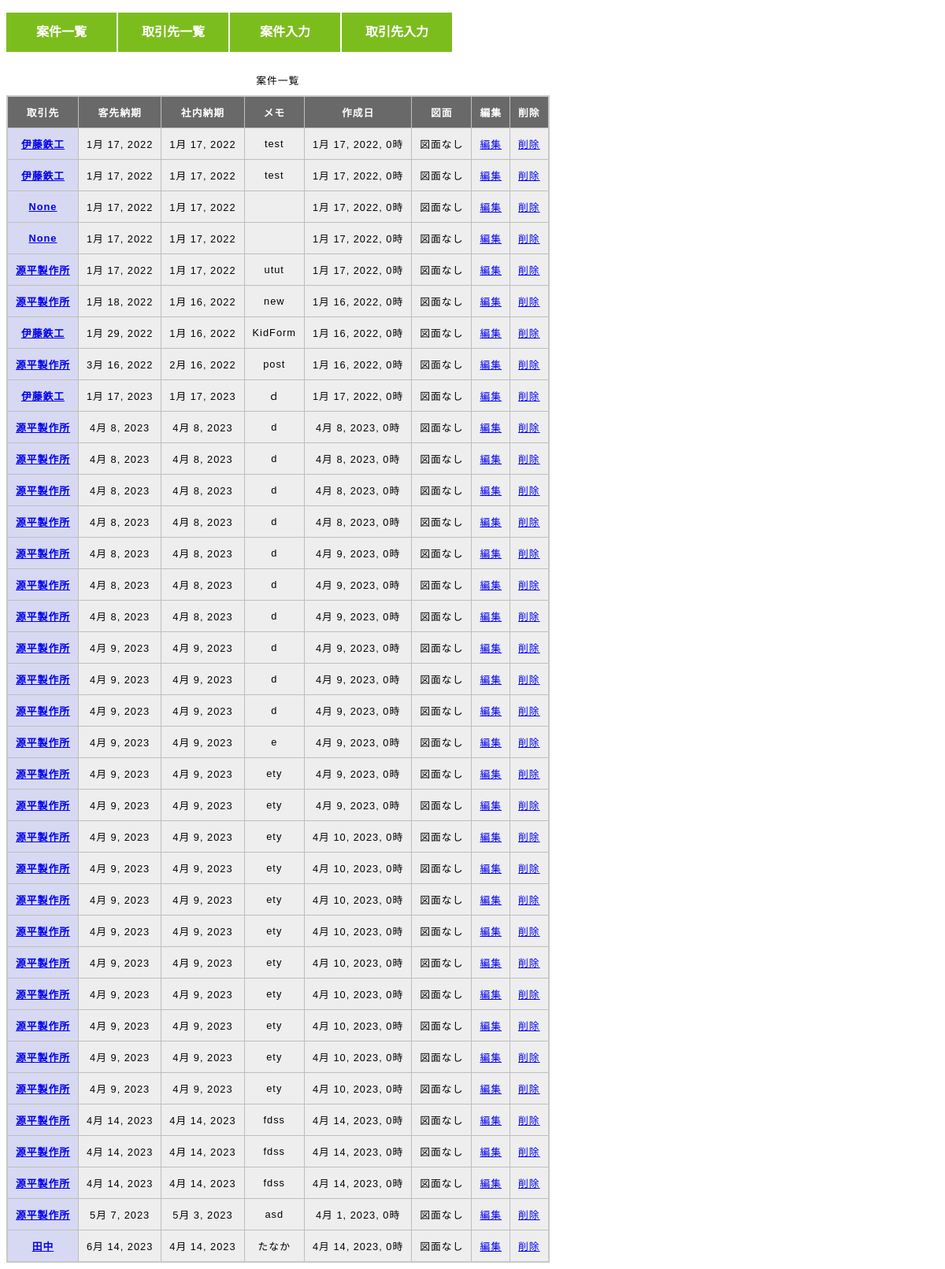
Before: / with the older database file.
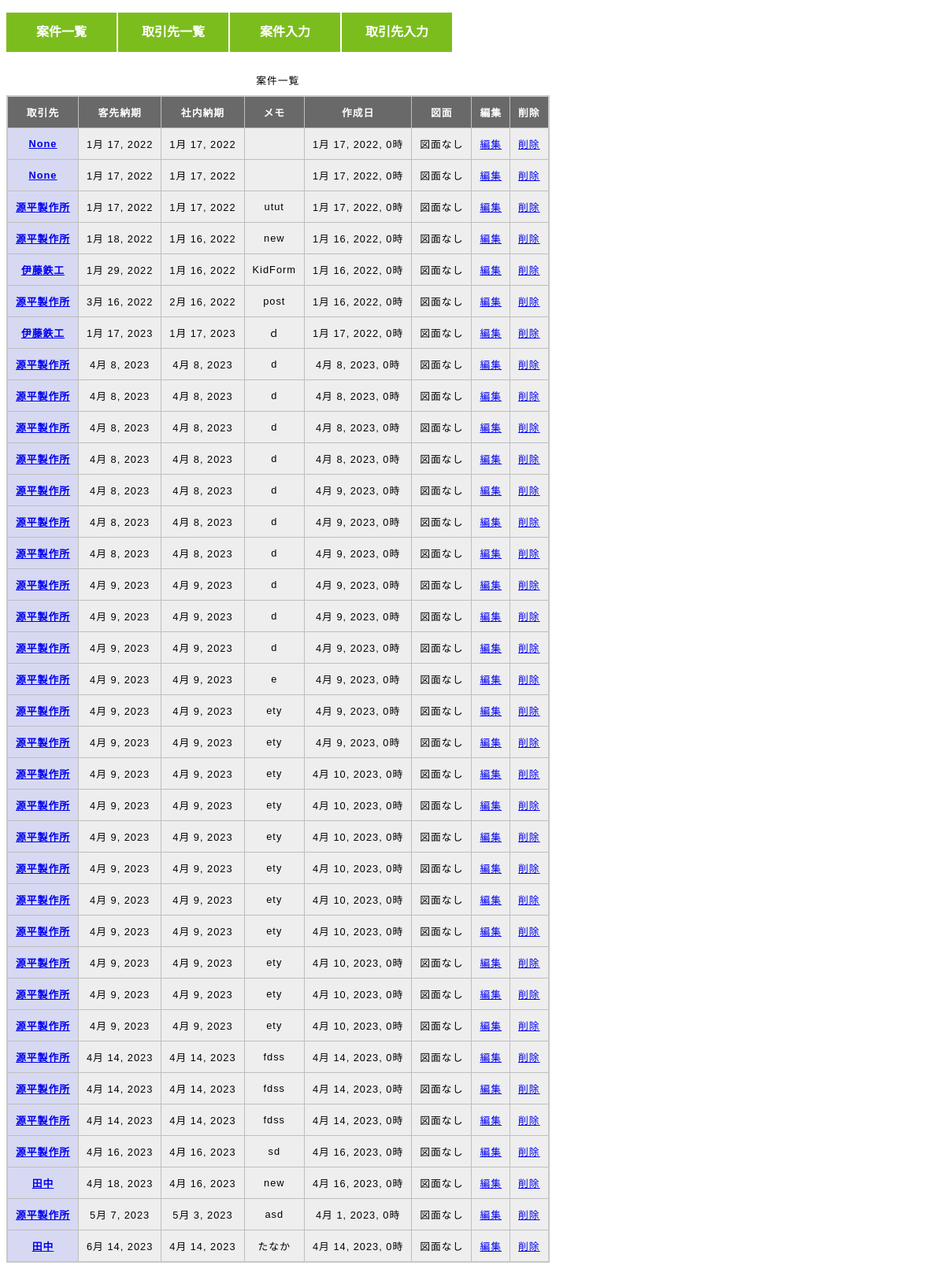
After: the same page with the newer database file.
### office/models.py (models this page shows, shortened)
class Post(models.Model):
    customer = models.ForeignKey(Customer, on_delete=models.DO_NOTHING, null=True, blank=True, verbose_name="顧客先")
    material = models.ForeignKey(Material, on_delete=models.DO_NOTHING, null=True, blank=True, verbose_name="材料")
    my_company_deadline = models.DateField(null=True, blank=True, default =datetime.date.today ,verbose_name="社内納期")
    customer_deadline = models.DateField(null=True, default = datetime.date.today, blank=True ,verbose_name="客先納期")
    memo = models.TextField(null=True, blank=True ,verbose_name="メモ")
    working_period = models.FloatField(null=True, blank=True ,verbose_name="実働期間")
    created_at = models.DateTimeField(null=True, blank=True, default = datetime.date.today)
    updated_at = models.DateTimeField(null=True, blank=True)
    quantity = models.IntegerField(null=True, blank=True ,verbose_name="図面の枚数", default=1)
    supply = models.BooleanField(default=False, blank=True ,verbose_name="支給されるならチェック")
    price = models.IntegerField(blank=True, null=True ,verbose_name="値段")
    excel_path = models.FilePathField(path=settings.EXCEL_DIR, null=True)
    image = models.ImageField(upload_to='images/',blank=True, null=True ,verbose_name="図面")

class Customer(models.Model):
    tel_number_regex = RegexValidator(regex=r'^[0-9]+$', message = ("Tel Number must be entered in the format: '09012345678'. Up to 15 digits allowed."))
    name = models.CharField(max_length=15)
    email = models.EmailField(max_length=31, blank=True, null=True)
    fax = models.CharField(validators=[tel_number_regex], max_length=15, blank=True, null=True)
    tel_number_1 = models.CharField(validators=[tel_number_regex], max_length=15, blank=True, null=True)
    tel_number_2 = models.CharField(validators=[tel_number_regex], max_length=15, blank=True, null=True)
    def __str__(self):
        return self.name

### office/views.py (the view)
# urls.py: path('', views.PostListView.as_view(), name = 'office-index'),
class PostListView(ListView):
    model = Post
    template_name = 'office/index.html'
    context_object_name = 'posts'
    ordering = ['customer_deadline']

### office/templates/office/index.html (shortened to what this page needs)
{% extends 'office/base.html' %}
{% load static %}
{% block content %}
<table>
    <caption>案件一覧</caption>
    <tr>
        <th scope="col">取引先</th>
        <th scope="col">客先納期</th>
        <th scope="col">社内納期</th>
        <th scope="col">メモ</th>
        <th scope="col">作成日</th>
        <th scope="col">図面</th>
        <th scope="col">編集</th>
        <th scope="col">削除</th>
        {% for post in posts %}
    </tr>
    <th scope="row"><a href="{% url 'office-detail' post.id %}">{{ post.customer }}</a></th>
    <td>{{ post.customer_deadline }}</td>
    <td>{{ post.my_company_deadline }}</td>
    <td>{{ post.memo }}</td>
    <td>{{ post.created_at }}</td>
    {% if post.image %}
        <td><img src="{{ post.image.url }}" width="350" height="200"/></td>
    {% else %}
        <td>図面なし</td>
    {% endif %}
    <td><a href="{% url 'office-update' post.id %}">編集</a></td>
    <td><a href="{% url 'office-delete' post.id %}">削除</a></td>
        {% endfor %}
</table>
{% endblock %}

### office/templates/office/base.html (shortened to what this page needs)
{% load static %}
<!doctype html>
<html lang="ja">
<head>
    <link rel="stylesheet" type="text/css" href="{% static 'css/base.css' %}">
</head>
<body>
    <ul id="nav">
        <li><a href="{% url 'office-index'%}">案件一覧</a></li>
        <li><a href="{% url 'customer-index'%}">取引先一覧</a></li>
        <li><a href="{% url 'office-create'%}">案件入力</a></li>
        <li><a href="{% url 'customer-create' %}">取引先入力</a></li>
    </ul>
    <div class="container">
        {% block content %} {% endblock %}
    </div>
</body>
</html>

### static/css/base.css (style rules this page uses)
td, th { border: 1px solid rgb(190, 190, 190); padding: 10px; }
td { text-align: center; }
th[scope="col"] { background-color: #696969; color: #fff; }
th[scope="row"] { background-color: #d7d9f2; }
caption { padding: 10px; caption-side: top; }
table { border-collapse: collapse; border: 2px solid rgb(200, 200, 200); letter-spacing: 1px; font-family: sans-serif; font-size: .8rem; }
#nav { list-style: none; display: flex; padding: 0px; }
#nav li { width: 140px; text-align: center; background-color: #7CBD1E; height: 50px; line-height: 50px; margin-right: 2px; }
#nav li a { text-decoration: none; color: #fff; font-weight: bold; padding: 0px; }

Changed rows visible on the page:
removed Post: customer "伊藤鉄工", customer_deadline "1月 17, 2022", my_company_deadline "1月 17, 2022", memo "test", created_at "1月 17, 2022, 0時", image "図面なし"
removed Post: customer "伊藤鉄工", customer_deadline "1月 17, 2022", my_company_deadline "1月 17, 2022", memo "test", created_at "1月 17, 2022, 0時", image "図面なし"
added Post: customer "源平製作所", customer_deadline "4月 16, 2023", my_company_deadline "4月 16, 2023", memo "sd", created_at "4月 16, 2023, 0時", image "図面なし"
added Post: customer "田中", customer_deadline "4月 18, 2023", my_company_deadline "4月 16, 2023", memo "new", created_at "4月 16, 2023, 0時", image "図面なし"
